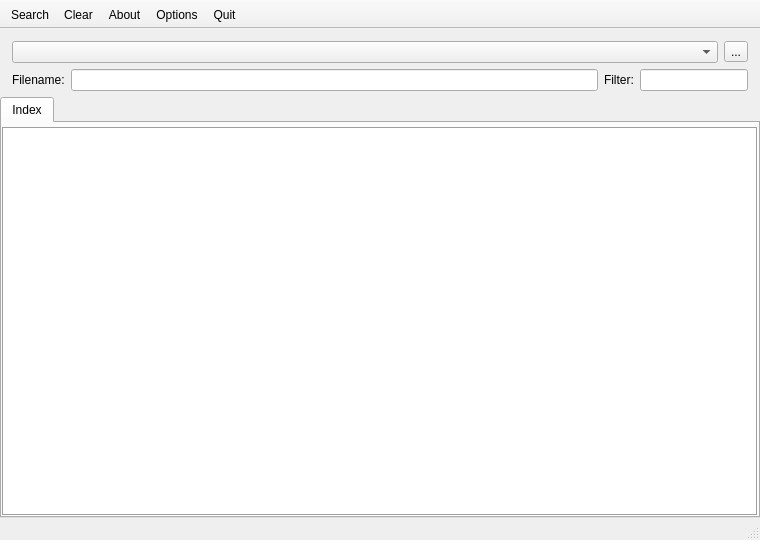
<?xml version="1.0" encoding="UTF-8"?>
<ui version="4.0">
 <author>David Sugar</author>
 <comment>** Copyright (C) 2011-2017 Tycho Softworks.
**
** This program is free software: you can redistribute it and/or modify
** it under the terms of the GNU General Public License as published
** by the Free Software Foundation, either version 3 of the License, or
** (at your option) any later version.
**
** This program is distributed in the hope that it will be useful,
** but WITHOUT ANY WARRANTY; without even the implied warranty of
** MERCHANTABILITY or FITNESS FOR A PARTICULAR PURPOSE.  See the
** GNU General Public License for more details.
**
** You should have received a copy of the GNU General Public License
** along with this program.  If not, see &lt;http://www.gnu.org/licenses/&gt;.</comment>
 <class>MainWindow</class>
 <widget class="QMainWindow" name="MainWindow">
  <property name="geometry">
   <rect>
    <x>0</x>
    <y>0</y>
    <width>760</width>
    <height>540</height>
   </rect>
  </property>
  <property name="windowTitle">
   <string>TextSeeker - Text Search Utility</string>
  </property>
  <property name="windowIcon">
   <iconset resource="../TextSeeker.qrc">
    <normaloff>:/images/textseeker.png</normaloff>:/images/textseeker.png</iconset>
  </property>
  <property name="unifiedTitleAndToolBarOnMac">
   <bool>true</bool>
  </property>
  <widget class="QWidget" name="centralwidget">
   <layout class="QGridLayout" name="gridLayout_2">
    <property name="leftMargin">
     <number>0</number>
    </property>
    <property name="topMargin">
     <number>0</number>
    </property>
    <property name="rightMargin">
     <number>0</number>
    </property>
    <property name="bottomMargin">
     <number>0</number>
    </property>
    <item row="0" column="0">
     <layout class="QVBoxLayout" name="verticalLayout">
      <property name="leftMargin">
       <number>0</number>
      </property>
      <property name="rightMargin">
       <number>0</number>
      </property>
      <property name="bottomMargin">
       <number>0</number>
      </property>
      <item>
       <layout class="QHBoxLayout" name="horizontalLayout">
        <property name="leftMargin">
         <number>12</number>
        </property>
        <property name="topMargin">
         <number>12</number>
        </property>
        <property name="rightMargin">
         <number>12</number>
        </property>
        <item>
         <widget class="QComboBox" name="pathBox">
          <property name="sizePolicy">
           <sizepolicy hsizetype="Expanding" vsizetype="Fixed">
            <horstretch>0</horstretch>
            <verstretch>0</verstretch>
           </sizepolicy>
          </property>
         </widget>
        </item>
        <item>
         <widget class="QToolButton" name="pathButton">
          <property name="text">
           <string>...</string>
          </property>
         </widget>
        </item>
       </layout>
      </item>
      <item>
       <layout class="QGridLayout" name="gridLayout">
        <property name="leftMargin">
         <number>12</number>
        </property>
        <property name="rightMargin">
         <number>12</number>
        </property>
        <item row="0" column="3">
         <widget class="QLabel" name="label_3">
          <property name="text">
           <string>Filter:</string>
          </property>
         </widget>
        </item>
        <item row="0" column="1">
         <widget class="QLabel" name="label">
          <property name="text">
           <string>Filename:</string>
          </property>
         </widget>
        </item>
        <item row="0" column="2">
         <widget class="QLineEdit" name="searchName"/>
        </item>
        <item row="0" column="4">
         <widget class="QLineEdit" name="filterTypes">
          <property name="sizePolicy">
           <sizepolicy hsizetype="Preferred" vsizetype="Fixed">
            <horstretch>0</horstretch>
            <verstretch>0</verstretch>
           </sizepolicy>
          </property>
         </widget>
        </item>
       </layout>
      </item>
      <item>
       <widget class="QTabWidget" name="tabs">
        <property name="currentIndex">
         <number>0</number>
        </property>
        <widget class="QWidget" name="indexTab">
         <attribute name="title">
          <string>Index</string>
         </attribute>
         <layout class="QGridLayout" name="gridLayout_tab">
          <property name="leftMargin">
           <number>0</number>
          </property>
          <property name="topMargin">
           <number>4</number>
          </property>
          <property name="rightMargin">
           <number>0</number>
          </property>
          <property name="bottomMargin">
           <number>0</number>
          </property>
          <item row="0" column="0">
           <widget class="QTableView" name="indexView">
            <property name="frameShape">
             <enum>QFrame::Box</enum>
            </property>
            <property name="alternatingRowColors">
             <bool>true</bool>
            </property>
            <property name="showGrid">
             <bool>false</bool>
            </property>
            <property name="wordWrap">
             <bool>false</bool>
            </property>
            <attribute name="horizontalHeaderVisible">
             <bool>false</bool>
            </attribute>
            <attribute name="horizontalHeaderHighlightSections">
             <bool>false</bool>
            </attribute>
            <attribute name="horizontalHeaderStretchLastSection">
             <bool>true</bool>
            </attribute>
            <attribute name="verticalHeaderVisible">
             <bool>false</bool>
            </attribute>
            <attribute name="verticalHeaderDefaultSectionSize">
             <number>16</number>
            </attribute>
            <attribute name="verticalHeaderHighlightSections">
             <bool>false</bool>
            </attribute>
            <attribute name="verticalHeaderMinimumSectionSize">
             <number>19</number>
            </attribute>
           </widget>
          </item>
         </layout>
        </widget>
       </widget>
      </item>
     </layout>
    </item>
   </layout>
  </widget>
  <widget class="QStatusBar" name="statusBar"/>
  <widget class="QToolBar" name="toolBar">
   <property name="sizePolicy">
    <sizepolicy hsizetype="Expanding" vsizetype="Fixed">
     <horstretch>0</horstretch>
     <verstretch>0</verstretch>
    </sizepolicy>
   </property>
   <property name="windowTitle">
    <string>toolBar</string>
   </property>
   <property name="movable">
    <bool>false</bool>
   </property>
   <attribute name="toolBarArea">
    <enum>TopToolBarArea</enum>
   </attribute>
   <attribute name="toolBarBreak">
    <bool>false</bool>
   </attribute>
   <addaction name="actionSearch"/>
   <addaction name="actionClear"/>
   <addaction name="actionAbout"/>
   <addaction name="actionOptions"/>
   <addaction name="actionQuit"/>
  </widget>
  <action name="actionReload">
   <property name="icon">
    <iconset theme="view-refresh">
     <normaloff>.</normaloff>.</iconset>
   </property>
   <property name="text">
    <string>&amp;Reload</string>
   </property>
   <property name="iconVisibleInMenu">
    <bool>true</bool>
   </property>
  </action>
  <action name="actionQuit">
   <property name="icon">
    <iconset theme="application-exit" resource="../TextSeeker.qrc">
     <normaloff>:/icons/exit.png</normaloff>:/icons/exit.png</iconset>
   </property>
   <property name="text">
    <string>&amp;Quit TextSeeker</string>
   </property>
   <property name="iconText">
    <string>Quit</string>
   </property>
   <property name="iconVisibleInMenu">
    <bool>true</bool>
   </property>
  </action>
  <action name="actionClear">
   <property name="icon">
    <iconset theme="edit-clear" resource="../TextSeeker.qrc">
     <normaloff>:/icons/clear.png</normaloff>:/icons/clear.png</iconset>
   </property>
   <property name="text">
    <string>&amp;Clear Search</string>
   </property>
   <property name="iconText">
    <string>Clear</string>
   </property>
   <property name="iconVisibleInMenu">
    <bool>true</bool>
   </property>
  </action>
  <action name="actionAbout">
   <property name="icon">
    <iconset theme="info" resource="../TextSeeker.qrc">
     <normaloff>:/icons/info.png</normaloff>:/icons/info.png</iconset>
   </property>
   <property name="text">
    <string>&amp;About TextSeeker</string>
   </property>
   <property name="iconText">
    <string>About</string>
   </property>
   <property name="iconVisibleInMenu">
    <bool>true</bool>
   </property>
  </action>
  <action name="actionSearch">
   <property name="icon">
    <iconset theme="search" resource="../TextSeeker.qrc">
     <normaloff>:/icons/search.png</normaloff>:/icons/search.png</iconset>
   </property>
   <property name="text">
    <string>&amp;Search Selected</string>
   </property>
   <property name="iconText">
    <string>Search</string>
   </property>
   <property name="iconVisibleInMenu">
    <bool>true</bool>
   </property>
  </action>
  <action name="actionView">
   <property name="text">
    <string>View</string>
   </property>
   <property name="toolTip">
    <string>View in Tab</string>
   </property>
  </action>
  <action name="actionOpen">
   <property name="text">
    <string>Open</string>
   </property>
  </action>
  <action name="actionOptions">
   <property name="icon">
    <iconset theme="preferences-desktop" resource="../TextSeeker.qrc">
     <normaloff>:/icons/settings.png</normaloff>:/icons/settings.png</iconset>
   </property>
   <property name="text">
    <string>Preferences...</string>
   </property>
   <property name="iconText">
    <string>Options</string>
   </property>
   <property name="iconVisibleInMenu">
    <bool>true</bool>
   </property>
  </action>
 </widget>
 <resources>
  <include location="../TextSeeker.qrc"/>
 </resources>
 <connections/>
</ui>
